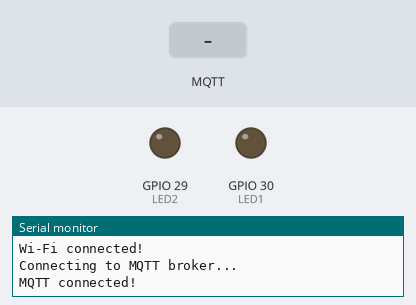
The sketch below on a simulated ESP32. Shown: output pins drawn as LEDs (lit = HIGH), the last lines printed to the serial monitor. The inputs (shaded band) are chosen by the test bench. WiFi joins after 1.5 s; servers stay silent unless stated; no MQTT or app messages arrive unless stated.

Above: at 3.2 s.
3.3 s: MQTT message "LED1-On" arrives on the first subscribed topic
At 3.8 s:
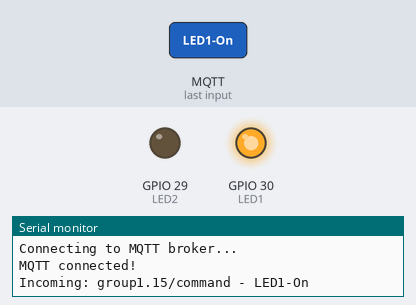
4.8 s: MQTT message "LED2-On" arrives on the first subscribed topic
At 6.0 s:
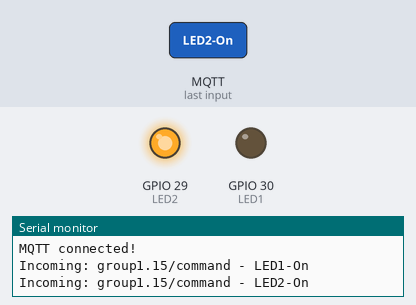
6.3 s: MQTT message "stop" arrives on the first subscribed topic
At 7.1 s:
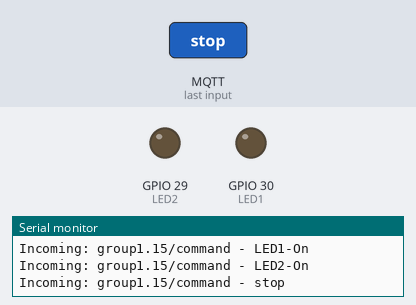
Timing chart, 0 to 9.3 s (numbered marks = the images above; inputs shaded):
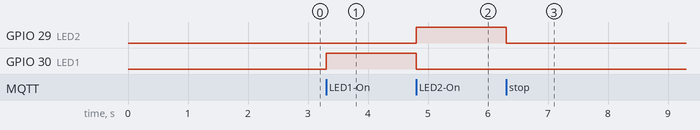

Measured:
- after the input at 3.3 s, GPIO 30 (LED1): LOW → HIGH at once
- after the input at 4.8 s, GPIO 29 (LED2): LOW → HIGH at once; GPIO 30 (LED1): HIGH → LOW at once
- after the input at 6.3 s, GPIO 29 (LED2): HIGH → LOW at once

The sketch:

lab3.4.ino
```cpp
#include <WiFi.h>
#include <MQTTClient.h>

// Wi-Fi credentials
const char ssid[] = "realmeC55";
const char pass[] = "12345678";

// MQTT broker details
const char mqtt_broker[] = "test.mosquitto.org";
const char mqtt_topic[] = "group1.15/command";
const char mqtt_client_id[] = "arduino_group_1.15";
int MQTT_PORT = 8081;

// Pins for motor and LEDs
#define LED1         30  // LED1 pin (Clockwise indicator)
#define LED2         29  // LED2 pin (Counterclockwise indicator)

WiFiClient net;
MQTTClient client;

unsigned long lastMillis = 0;
int counter = 0;

// Function to handle incoming MQTT messages
void messageReceived(String &topic, String &payload) {
  Serial.println("Incoming: " + topic + " - " + payload);

  // Example: Control motor based on MQTT payload
  if (payload == "LED1-On") {
    // Rotate motor clockwise
    digitalWrite(LED1, HIGH);          // Turn on LED1
    digitalWrite(LED2, LOW);           // Turn off LED2
  } else if (payload == "LED2-On") {
    // Rotate motor counterclockwise
    digitalWrite(LED1, LOW);           // Turn off LED1
    digitalWrite(LED2, HIGH);          // Turn on LED2
  } else if (payload == "stop") {
    // Stop the motor
    digitalWrite(LED1, LOW);           // Turn off LED1
    digitalWrite(LED2, LOW);           // Turn off LED2
  }
}

// Function to connect to Wi-Fi and MQTT
void connect() {
  // Connect to Wi-Fi
  Serial.print("Checking Wi-Fi...");
  while (WiFi.status() != WL_CONNECTED) {
    Serial.print(".");
    delay(1000);
  }
  Serial.println("\nWi-Fi connected!");

  // Connect to MQTT broker
  Serial.print("Connecting to MQTT broker...");
  while (!client.connect(mqtt_client_id)) {
    Serial.print(".");
    delay(1000);
  }
  Serial.println("\nMQTT connected!");

  // Subscribe to the MQTT topic
  client.subscribe(mqtt_topic);
}

void setup() {
  // Initialize serial communication
  Serial.begin(9600);

  // Initialize Wi-Fi and MQTT
  WiFi.begin(ssid, pass);
  client.begin(mqtt_broker, MQTT_PORT, net);
  client.onMessage(messageReceived);

  // Connect to Wi-Fi and MQTT
  connect();

  // Set motor and LED pins as output
  pinMode(LED1, OUTPUT);
  pinMode(LED2, OUTPUT);
}

void loop() {
  // Handle MQTT messages
  client.loop();
  delay(10);

  // Reconnect if the MQTT client is disconnected
  if (!client.connected()) {
    connect();
  }

  // Example periodic publishing
  if (millis() - lastMillis > 2000) {
    lastMillis = millis();
    client.publish(mqtt_topic, "Counter = " + String(counter++));
  }

  // Motor control logic can also be triggered by external MQTT commands
}
```
